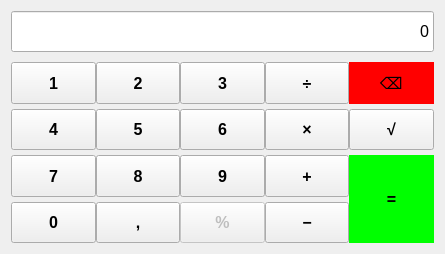
<?xml version="1.0" encoding="UTF-8"?>
<ui version="4.0">
 <class>Calculator</class>
 <widget class="QWidget" name="Calculator">
  <property name="geometry">
   <rect>
    <x>0</x>
    <y>0</y>
    <width>445</width>
    <height>254</height>
   </rect>
  </property>
  <property name="sizePolicy">
   <sizepolicy hsizetype="MinimumExpanding" vsizetype="MinimumExpanding">
    <horstretch>0</horstretch>
    <verstretch>0</verstretch>
   </sizepolicy>
  </property>
  <property name="windowTitle">
   <string>Calculator</string>
  </property>
  <layout class="QGridLayout" name="gridLayout_2">
   <item row="0" column="0">
    <layout class="QGridLayout" name="gridLayout">
     <property name="horizontalSpacing">
      <number>0</number>
     </property>
     <property name="verticalSpacing">
      <number>5</number>
     </property>
     <item row="2" column="0">
      <widget class="QPushButton" name="oneButton">
       <property name="sizePolicy">
        <sizepolicy hsizetype="MinimumExpanding" vsizetype="MinimumExpanding">
         <horstretch>0</horstretch>
         <verstretch>0</verstretch>
        </sizepolicy>
       </property>
       <property name="font">
        <font>
         <pointsize>12</pointsize>
         <weight>75</weight>
         <bold>true</bold>
        </font>
       </property>
       <property name="text">
        <string>1</string>
       </property>
      </widget>
     </item>
     <item row="4" column="0">
      <widget class="QPushButton" name="sevenButton">
       <property name="sizePolicy">
        <sizepolicy hsizetype="MinimumExpanding" vsizetype="MinimumExpanding">
         <horstretch>0</horstretch>
         <verstretch>0</verstretch>
        </sizepolicy>
       </property>
       <property name="font">
        <font>
         <pointsize>12</pointsize>
         <weight>75</weight>
         <bold>true</bold>
        </font>
       </property>
       <property name="text">
        <string>7</string>
       </property>
      </widget>
     </item>
     <item row="5" column="1">
      <widget class="QPushButton" name="delimiterButton">
       <property name="sizePolicy">
        <sizepolicy hsizetype="MinimumExpanding" vsizetype="MinimumExpanding">
         <horstretch>0</horstretch>
         <verstretch>0</verstretch>
        </sizepolicy>
       </property>
       <property name="font">
        <font>
         <pointsize>12</pointsize>
         <weight>75</weight>
         <bold>true</bold>
        </font>
       </property>
       <property name="text">
        <string>,</string>
       </property>
      </widget>
     </item>
     <item row="3" column="0">
      <widget class="QPushButton" name="fourButton">
       <property name="sizePolicy">
        <sizepolicy hsizetype="MinimumExpanding" vsizetype="MinimumExpanding">
         <horstretch>0</horstretch>
         <verstretch>0</verstretch>
        </sizepolicy>
       </property>
       <property name="font">
        <font>
         <pointsize>12</pointsize>
         <weight>75</weight>
         <bold>true</bold>
        </font>
       </property>
       <property name="text">
        <string>4</string>
       </property>
      </widget>
     </item>
     <item row="4" column="3">
      <widget class="QPushButton" name="addButton">
       <property name="sizePolicy">
        <sizepolicy hsizetype="MinimumExpanding" vsizetype="MinimumExpanding">
         <horstretch>0</horstretch>
         <verstretch>0</verstretch>
        </sizepolicy>
       </property>
       <property name="font">
        <font>
         <pointsize>12</pointsize>
         <weight>75</weight>
         <bold>true</bold>
        </font>
       </property>
       <property name="text">
        <string>+</string>
       </property>
      </widget>
     </item>
     <item row="4" column="1">
      <widget class="QPushButton" name="eightButton">
       <property name="sizePolicy">
        <sizepolicy hsizetype="MinimumExpanding" vsizetype="MinimumExpanding">
         <horstretch>0</horstretch>
         <verstretch>0</verstretch>
        </sizepolicy>
       </property>
       <property name="font">
        <font>
         <pointsize>12</pointsize>
         <weight>75</weight>
         <bold>true</bold>
        </font>
       </property>
       <property name="text">
        <string>8</string>
       </property>
      </widget>
     </item>
     <item row="5" column="0">
      <widget class="QPushButton" name="zeroButton">
       <property name="sizePolicy">
        <sizepolicy hsizetype="MinimumExpanding" vsizetype="MinimumExpanding">
         <horstretch>0</horstretch>
         <verstretch>0</verstretch>
        </sizepolicy>
       </property>
       <property name="font">
        <font>
         <pointsize>12</pointsize>
         <weight>75</weight>
         <bold>true</bold>
        </font>
       </property>
       <property name="text">
        <string>0</string>
       </property>
      </widget>
     </item>
     <item row="5" column="3">
      <widget class="QPushButton" name="subtractButton">
       <property name="sizePolicy">
        <sizepolicy hsizetype="MinimumExpanding" vsizetype="MinimumExpanding">
         <horstretch>0</horstretch>
         <verstretch>0</verstretch>
        </sizepolicy>
       </property>
       <property name="font">
        <font>
         <pointsize>12</pointsize>
         <weight>75</weight>
         <bold>true</bold>
        </font>
       </property>
       <property name="text">
        <string>−</string>
       </property>
      </widget>
     </item>
     <item row="3" column="2">
      <widget class="QPushButton" name="sixButton">
       <property name="sizePolicy">
        <sizepolicy hsizetype="MinimumExpanding" vsizetype="MinimumExpanding">
         <horstretch>0</horstretch>
         <verstretch>0</verstretch>
        </sizepolicy>
       </property>
       <property name="font">
        <font>
         <pointsize>12</pointsize>
         <weight>75</weight>
         <bold>true</bold>
        </font>
       </property>
       <property name="text">
        <string>6</string>
       </property>
      </widget>
     </item>
     <item row="3" column="1">
      <widget class="QPushButton" name="fiveButton">
       <property name="sizePolicy">
        <sizepolicy hsizetype="MinimumExpanding" vsizetype="MinimumExpanding">
         <horstretch>0</horstretch>
         <verstretch>0</verstretch>
        </sizepolicy>
       </property>
       <property name="font">
        <font>
         <pointsize>12</pointsize>
         <weight>75</weight>
         <bold>true</bold>
        </font>
       </property>
       <property name="text">
        <string>5</string>
       </property>
      </widget>
     </item>
     <item row="5" column="2">
      <widget class="QPushButton" name="percentageButton">
       <property name="enabled">
        <bool>false</bool>
       </property>
       <property name="sizePolicy">
        <sizepolicy hsizetype="MinimumExpanding" vsizetype="MinimumExpanding">
         <horstretch>0</horstretch>
         <verstretch>0</verstretch>
        </sizepolicy>
       </property>
       <property name="font">
        <font>
         <pointsize>12</pointsize>
         <weight>75</weight>
         <bold>true</bold>
        </font>
       </property>
       <property name="text">
        <string>%</string>
       </property>
      </widget>
     </item>
     <item row="3" column="3">
      <widget class="QPushButton" name="multiplyButton">
       <property name="sizePolicy">
        <sizepolicy hsizetype="MinimumExpanding" vsizetype="MinimumExpanding">
         <horstretch>0</horstretch>
         <verstretch>0</verstretch>
        </sizepolicy>
       </property>
       <property name="font">
        <font>
         <pointsize>12</pointsize>
         <weight>75</weight>
         <bold>true</bold>
        </font>
       </property>
       <property name="text">
        <string>×</string>
       </property>
      </widget>
     </item>
     <item row="2" column="1">
      <widget class="QPushButton" name="twoButton">
       <property name="sizePolicy">
        <sizepolicy hsizetype="MinimumExpanding" vsizetype="MinimumExpanding">
         <horstretch>0</horstretch>
         <verstretch>0</verstretch>
        </sizepolicy>
       </property>
       <property name="font">
        <font>
         <pointsize>12</pointsize>
         <weight>75</weight>
         <bold>true</bold>
        </font>
       </property>
       <property name="text">
        <string>2</string>
       </property>
      </widget>
     </item>
     <item row="2" column="3">
      <widget class="QPushButton" name="divideButton">
       <property name="sizePolicy">
        <sizepolicy hsizetype="MinimumExpanding" vsizetype="MinimumExpanding">
         <horstretch>0</horstretch>
         <verstretch>0</verstretch>
        </sizepolicy>
       </property>
       <property name="font">
        <font>
         <pointsize>12</pointsize>
         <weight>75</weight>
         <bold>true</bold>
        </font>
       </property>
       <property name="text">
        <string>÷</string>
       </property>
      </widget>
     </item>
     <item row="1" column="0" colspan="3">
      <spacer name="verticalSpacer">
       <property name="orientation">
        <enum>Qt::Horizontal</enum>
       </property>
       <property name="sizeType">
        <enum>QSizePolicy::MinimumExpanding</enum>
       </property>
       <property name="sizeHint" stdset="0">
        <size>
         <width>5</width>
         <height>5</height>
        </size>
       </property>
      </spacer>
     </item>
     <item row="4" column="2">
      <widget class="QPushButton" name="nineButton">
       <property name="sizePolicy">
        <sizepolicy hsizetype="MinimumExpanding" vsizetype="MinimumExpanding">
         <horstretch>0</horstretch>
         <verstretch>0</verstretch>
        </sizepolicy>
       </property>
       <property name="font">
        <font>
         <pointsize>12</pointsize>
         <weight>75</weight>
         <bold>true</bold>
        </font>
       </property>
       <property name="text">
        <string>9</string>
       </property>
      </widget>
     </item>
     <item row="2" column="2">
      <widget class="QPushButton" name="threeButton">
       <property name="sizePolicy">
        <sizepolicy hsizetype="MinimumExpanding" vsizetype="MinimumExpanding">
         <horstretch>0</horstretch>
         <verstretch>0</verstretch>
        </sizepolicy>
       </property>
       <property name="font">
        <font>
         <pointsize>12</pointsize>
         <weight>75</weight>
         <bold>true</bold>
        </font>
       </property>
       <property name="text">
        <string>3</string>
       </property>
      </widget>
     </item>
     <item row="0" column="0" colspan="5">
      <widget class="QLineEdit" name="display">
       <property name="sizePolicy">
        <sizepolicy hsizetype="Expanding" vsizetype="MinimumExpanding">
         <horstretch>0</horstretch>
         <verstretch>0</verstretch>
        </sizepolicy>
       </property>
       <property name="font">
        <font>
         <pointsize>12</pointsize>
        </font>
       </property>
       <property name="inputMask">
        <string/>
       </property>
       <property name="text">
        <string>0</string>
       </property>
       <property name="maxLength">
        <number>128</number>
       </property>
       <property name="echoMode">
        <enum>QLineEdit::Normal</enum>
       </property>
       <property name="alignment">
        <set>Qt::AlignRight|Qt::AlignTrailing|Qt::AlignVCenter</set>
       </property>
       <property name="readOnly">
        <bool>true</bool>
       </property>
      </widget>
     </item>
     <item row="2" column="4">
      <widget class="QPushButton" name="eraseButton">
       <property name="sizePolicy">
        <sizepolicy hsizetype="MinimumExpanding" vsizetype="MinimumExpanding">
         <horstretch>0</horstretch>
         <verstretch>0</verstretch>
        </sizepolicy>
       </property>
       <property name="minimumSize">
        <size>
         <width>0</width>
         <height>0</height>
        </size>
       </property>
       <property name="sizeIncrement">
        <size>
         <width>0</width>
         <height>0</height>
        </size>
       </property>
       <property name="baseSize">
        <size>
         <width>0</width>
         <height>0</height>
        </size>
       </property>
       <property name="palette">
        <palette>
         <active>
          <colorrole role="Button">
           <brush brushstyle="SolidPattern">
            <color alpha="255">
             <red>255</red>
             <green>0</green>
             <blue>0</blue>
            </color>
           </brush>
          </colorrole>
          <colorrole role="Base">
           <brush brushstyle="SolidPattern">
            <color alpha="255">
             <red>255</red>
             <green>0</green>
             <blue>0</blue>
            </color>
           </brush>
          </colorrole>
          <colorrole role="Window">
           <brush brushstyle="SolidPattern">
            <color alpha="255">
             <red>255</red>
             <green>0</green>
             <blue>0</blue>
            </color>
           </brush>
          </colorrole>
         </active>
         <inactive>
          <colorrole role="Button">
           <brush brushstyle="SolidPattern">
            <color alpha="255">
             <red>255</red>
             <green>0</green>
             <blue>0</blue>
            </color>
           </brush>
          </colorrole>
          <colorrole role="Base">
           <brush brushstyle="SolidPattern">
            <color alpha="255">
             <red>255</red>
             <green>0</green>
             <blue>0</blue>
            </color>
           </brush>
          </colorrole>
          <colorrole role="Window">
           <brush brushstyle="SolidPattern">
            <color alpha="255">
             <red>255</red>
             <green>0</green>
             <blue>0</blue>
            </color>
           </brush>
          </colorrole>
         </inactive>
         <disabled>
          <colorrole role="Button">
           <brush brushstyle="SolidPattern">
            <color alpha="255">
             <red>255</red>
             <green>0</green>
             <blue>0</blue>
            </color>
           </brush>
          </colorrole>
          <colorrole role="Base">
           <brush brushstyle="SolidPattern">
            <color alpha="255">
             <red>255</red>
             <green>0</green>
             <blue>0</blue>
            </color>
           </brush>
          </colorrole>
          <colorrole role="Window">
           <brush brushstyle="SolidPattern">
            <color alpha="255">
             <red>255</red>
             <green>0</green>
             <blue>0</blue>
            </color>
           </brush>
          </colorrole>
         </disabled>
        </palette>
       </property>
       <property name="font">
        <font>
         <pointsize>12</pointsize>
         <weight>50</weight>
         <bold>false</bold>
        </font>
       </property>
       <property name="autoFillBackground">
        <bool>false</bool>
       </property>
       <property name="styleSheet">
        <string notr="true">background-color: red; border: 1 px</string>
       </property>
       <property name="text">
        <string>⌫</string>
       </property>
      </widget>
     </item>
     <item row="3" column="4">
      <widget class="QPushButton" name="sqrtButton">
       <property name="sizePolicy">
        <sizepolicy hsizetype="MinimumExpanding" vsizetype="MinimumExpanding">
         <horstretch>0</horstretch>
         <verstretch>0</verstretch>
        </sizepolicy>
       </property>
       <property name="font">
        <font>
         <pointsize>12</pointsize>
         <weight>75</weight>
         <bold>true</bold>
        </font>
       </property>
       <property name="text">
        <string>√</string>
       </property>
      </widget>
     </item>
     <item row="4" column="4" rowspan="2">
      <widget class="QPushButton" name="equalButton">
       <property name="sizePolicy">
        <sizepolicy hsizetype="MinimumExpanding" vsizetype="MinimumExpanding">
         <horstretch>0</horstretch>
         <verstretch>0</verstretch>
        </sizepolicy>
       </property>
       <property name="font">
        <font>
         <pointsize>12</pointsize>
         <weight>75</weight>
         <bold>true</bold>
        </font>
       </property>
       <property name="styleSheet">
        <string notr="true">background-color: rgb(0,255,0); border: 1 px</string>
       </property>
       <property name="text">
        <string>=</string>
       </property>
      </widget>
     </item>
    </layout>
   </item>
  </layout>
 </widget>
 <resources/>
 <connections/>
</ui>
